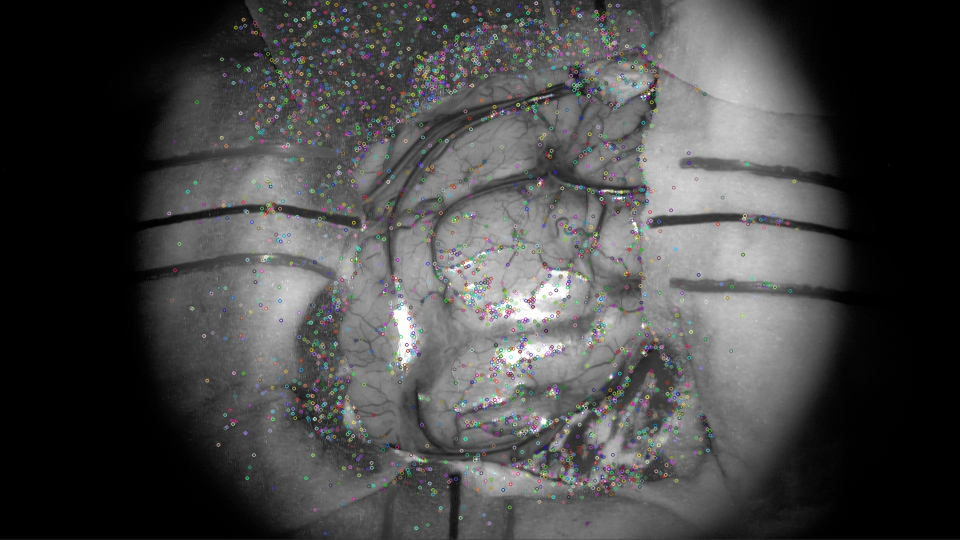
#> input picture sandbox/preprocess_extract/sift_keypoints.jpg, 1920 x 1080 px, given in place of moving.png, which was not available (shown at 1/2 size); the run also reads 1 picture not shown here
$ jupyter execute --allow-errors evaluate2.ipynb   (shell and % lines are left out)   (older library calls are emulated)   (text cells are left out)
#> lines starting #> are read from the running program, lines starting #| are printed output that depends on the picture; pictures that were not available may be replaced by others from this repository, and a replacement may not be noted
### sandbox/regist_eval/metrics.py
import cv2
import numpy as np
from skimage.metrics import (
    structural_similarity,
    peak_signal_noise_ratio,
)
from matplotlib import pyplot as plt

GMSD_FILTER = (
    np.array(
        [
            [1, 0, -1],
            [1, 0, -1],
            [1, 0, -1],
        ]
    )
    / 3
)
GMSD_T = 170
GMSD_DOWN_STEP = 2
AVG_FILTER = np.ones((2, 2)) / 4


# Gradient Magnitude Similarity Deviation (GMSD)
def gmsd(img_a, img_b, with_map=False):
    img_a = cv2.filter2D(img_a, -1, AVG_FILTER)
    img_b = cv2.filter2D(img_b, -1, AVG_FILTER)

    img_a = img_a[::GMSD_DOWN_STEP, ::GMSD_DOWN_STEP]
    img_b = img_b[::GMSD_DOWN_STEP, ::GMSD_DOWN_STEP]

    img_a_x = cv2.filter2D(img_a, -1, GMSD_FILTER)
    img_a_y = cv2.filter2D(img_a, -1, GMSD_FILTER.T)
    img_b_x = cv2.filter2D(img_b, -1, GMSD_FILTER)
    img_b_y = cv2.filter2D(img_b, -1, GMSD_FILTER.T)

    gradient_map_a = np.sqrt(img_a_x**2 + img_a_y**2)
    gradient_map_b = np.sqrt(img_b_x**2 + img_b_y**2)

    quality_map = (2 * gradient_map_a * gradient_map_b + GMSD_T) / (
        gradient_map_a**2 + gradient_map_b**2 + GMSD_T
    )

    mu = np.mean(quality_map)
    length = quality_map.shape[0] * quality_map.shape[1]
    stdev = np.sqrt(np.sum((quality_map - mu) ** 2) / (length - 1))

    if with_map:
        return stdev, quality_map
    return stdev


# Peak Signal-to-Noise Ratio (PSNR)
def psnr(img_a, img_b):
    return peak_signal_noise_ratio(img_a, img_b)


# Structural Similarity (SSIM)
def ssim(img_a, img_b):
    return structural_similarity(img_a, img_b, multichannel=True)

### sandbox/analysis/models/spectral_encoder.py
import tensorflow as tf

from keras.layers import Input, Conv2D, Concatenate
from keras.models import Model
from keras.models import Sequential


# [18 lines left out: function ssim_loss, not called in this run]


# ENCODER
# creating the First Layer
def recon_model(input_shape):
    inimg = Input(shape=input_shape)
    conv1 = Conv2D(16, kernel_size=3, strides=1, activation="relu", padding="SAME")(inimg)

    # creating the Dense Block
    DC1 = Conv2D(16, kernel_size=3, strides=1, activation="relu", padding="SAME")(conv1)

    DC2_input = Concatenate(axis=3)([conv1, DC1])
    DC2 = Conv2D(16, kernel_size=3, strides=1, activation="relu", padding="SAME")(DC2_input)

    DC3_input = Concatenate(axis=3)([conv1, DC1, DC2])
    DC3 = Conv2D(16, kernel_size=3, strides=1, activation="relu", padding="SAME")(DC3_input)
    DC4_input = Concatenate(axis=3)([conv1, DC1, DC2, DC3])

    # Decoder
    Conv2 = Conv2D(64, kernel_size=3, strides=1, activation="relu", padding="SAME")(DC4_input)
    Conv3 = Conv2D(32, kernel_size=3, strides=1, activation="relu", padding="SAME")(Conv2)
    Conv4 = Conv2D(16, kernel_size=3, strides=1, activation="relu", padding="SAME")(Conv3)
    Conv5 = Conv2D(1, kernel_size=3, strides=1, activation="relu", padding="SAME")(Conv4)

    Autoencoder = Model(inputs=inimg, outputs=Conv5)
    Autoencoder.compile(optimizer="adam", loss=ssim_loss, metrics=["accuracy"])

    return Autoencoder

### sandbox/regist_eval/loader/dataloader.py
import pandas as pd
from pathlib import Path

from loader.sample import Sample


class DataLoader:
    def __init__(self, root_dir, metadata_dir):
        self.root_dir = Path(root_dir)
        self.metadata = pd.read_hdf(metadata_dir)  # read h5 file
        self.samples = self._init_samples(self.root_dir)

    # [12 lines left out: function _init_samples, not called in this run]

### sandbox/regist_eval/reg/reg_a.py
import cv2
import numpy as np


PREPROCESSING_METHODS = {
    "eq_hist": cv2.equalizeHist,
    "clahe": cv2.createCLAHE(clipLimit=40.0, tileGridSize=(8, 8)).apply,
    "sharpen": cv2.filter2D,
}


# Feature matching params
K = 2
LOWES_RATIO = 0.75


class RegA:
    def __init__(
        self, preprocessing_methods=["eq_hist"], extraction_method="sift", matching_method="bf"
    ):
        self._init_methods(preprocessing_methods, extraction_method, matching_method)

    def _init_methods(self, preprocessing_methods, extraction_method, matching_method):
        self.preprocessing_methods = preprocessing_methods

        if extraction_method == "sift":
            self.extractor = cv2.SIFT_create()
        elif extraction_method == "surf":
            self.extractor = cv2.SURF_create()
        elif extraction_method == "orb":
            self.extractor = cv2.ORB_create()
        elif extraction_method == "akaze":
            self.extractor = cv2.AKAZE_create()
        else:
            raise ValueError("Invalid extraction method")

        if matching_method == "flann":
            FLANN_INDEX_KDTREE = 1
            TREE_SIZE = 5
            index_params = dict(algorithm=FLANN_INDEX_KDTREE, trees=TREE_SIZE)
            search_params = dict(checks=50)
            self.matcher = cv2.FlannBasedMatcher(index_params, search_params)
        elif matching_method == "bf":
            self.matcher = cv2.BFMatcher()
        else:
            raise ValueError("Invalid matching method")

    # [12 lines left out: function preprocess, not called in this run]

    def detect_keypoint(self, img):
        kp, desc = self.extractor.detectAndCompute(img, None)
        return kp, desc

    # [32 lines left out: function register, not called in this run]
        # return cv2.warpPerspective(img_a, M, (w, h)), M
        # return M, w, h

### sandbox/regist_eval/reg/reg_b.py
import cv2
import numpy as np
from PIL import Image, ImageEnhance

from zep.feature.affine_ransac import Ransac
from zep.feature.affine_transform import Affine


LOWES_RATIO = 0.8
SHARP_FILTER = np.array([[0, -1, 0], [-1, 5, -1], [0, -1, 0]])
ENHANCER = ImageEnhance.Sharpness
ENHANCE_FACTOR = 1


class RegB:
    def __init__(self, mode="sift", K=3, threshold=1):
        self.mode = mode
        self.K = K
        self.threshold = threshold

    # [85 lines left out: functions extract_SIFT, match_SIFT, affine_matrix, warp_image, enhance, register, not called in this run]
            # return M

### sandbox/regist_eval/evaluate2.ipynb
[cell 1]

import cv2
import matplotlib.pyplot as plt
import numpy as np
import pandas as pd
import random
import shutil
from keras.models import Model, Sequential
from tqdm.auto import tqdm
from IPython.display import clear_output
from pathlib import Path

from PIL import Image, ImageEnhance

from metrics import gmsd, psnr, ssim
from models.spectral_encoder import recon_model, ssim_loss
from loader.dataloader import DataLoader
from reg.reg_a import RegA
from reg.reg_b import RegB

DATA_DIR = "/Users/farhanoktavian/imperial/thesis/sandbox/dataset/raw"
METADATA_DIR = "/Users/farhanoktavian/imperial/thesis/sandbox/dataset/data.h5"

#> (a cell that did not finish here is left out)

[cell 3]
runs = []
#> (the rest of this cell did not finish here and is left out)

[cell 4]
KERNEL = np.array([[0, -1, 0], [-1, 5, -1], [0, -1, 0]])
FACTOR = 25

#> (the rest of this cell did not finish here and is left out)

[cell 5]
# save_path = "/Users/farhanoktavian/imperial/thesis/sandbox/regist_eval/dataset/registered"
save_path = "/Users/farhanoktavian/imperial/thesis/sandbox/regist_eval/dataset/registered_short"
save_path = Path(save_path)

# if save_path.exists():
#     print("Directory already exists! Deleting save path...")
#     shutil.rmtree(save_path, ignore_errors=True)

# [9 lines left out: function export_image, not called in this run]

[cell 6]
met_dict = {
    "gmsd": gmsd,
    "psnr": psnr,
    "ssim": ssim
}

df_init = {
    "sample_id": list(),
    "run_id": list(),
    "channel": list(),
    "a_gmsd": list(),
    "a_psnr": list(),
    "a_ssim": list(),
    "b_gmsd": list(),
    "b_psnr": list(),
    "b_ssim": list(),
    "a_gmsd_all": list(),
    "a_psnr_all": list(),
    "a_ssim_all": list(),
    "b_gmsd_all": list(),
    "b_psnr_all": list(),
    "b_ssim_all": list()
}

df = pd.DataFrame(df_init)


reg_a = RegA()
reg_b = RegB()

cnt = 0
#> (the rest of this cell did not finish here and is left out)

#> (a cell that did not finish here is left out)

[cell 8]
df_r = df[df["channel"] == "r"]
df_g = df[df["channel"] == "g"]
df_b = df[df["channel"] == "b"]

# gmsd
print("-- GMSD --")
print(f"Red channel:")
print(f"  Reg A: {df_r['a_gmsd'].mean():.3f}")
print(f"  Reg B: {df_r['b_gmsd'].mean():.3f}")
print(f"Green channel:")
print(f"  Reg A: {df_g['a_gmsd'].mean():.3f}")
print(f"  Reg B: {df_g['b_gmsd'].mean():.3f}")
print(f"Blue channel:")
print(f"  Reg A: {df_b['a_gmsd'].mean():.3f}")
print(f"  Reg B: {df_b['b_gmsd'].mean():.3f}")
print(f"Overall:")
print(f"  Reg A: {df['a_gmsd'].mean():.3f}")
print(f"  Reg B: {df['b_gmsd'].mean():.3f}")
print()

# psnr
print("-- PSNR --")
print(f"Red channel:")
print(f"  Reg A: {df_r['a_psnr'].mean():.3f}")
print(f"  Reg B: {df_r['b_psnr'].mean():.3f}")
print(f"Green channel:")
print(f"  Reg A: {df_g['a_psnr'].mean():.3f}")
print(f"  Reg B: {df_g['b_psnr'].mean():.3f}")
print(f"Blue channel:")
print(f"  Reg A: {df_b['a_psnr'].mean():.3f}")
print(f"  Reg B: {df_b['b_psnr'].mean():.3f}")
print(f"Overall:")
print(f"  Reg A: {df['a_psnr'].mean():.3f}")
print(f"  Reg B: {df['b_psnr'].mean():.3f}")
print()

# ssim
print("-- SSIM --")
print(f"Red channel:")
print(f"  Reg A: {df_r['a_ssim'].mean():.3f}")
print(f"  Reg B: {df_r['b_ssim'].mean():.3f}")
print(f"Green channel:")
print(f"  Reg A: {df_g['a_ssim'].mean():.3f}")
print(f"  Reg B: {df_g['b_ssim'].mean():.3f}")
print(f"Blue channel:")
print(f"  Reg A: {df_b['a_ssim'].mean():.3f}")
print(f"  Reg B: {df_b['b_ssim'].mean():.3f}")
print(f"Overall:")
print(f"  Reg A: {df['a_ssim'].mean():.3f}")
print(f"  Reg B: {df['b_ssim'].mean():.3f}")
print()

#> (a cell that did not finish here is left out)

[cell 10]
import ipywidgets as widgets
from skimage.metrics import structural_similarity

#> (the rest of this cell did not finish here and is left out)

[cell 11]
met_dict = {
    "gmsd": gmsd,
    "psnr": psnr,
    "ssim": ssim
}

paths = [
    Path("/Users/farhanoktavian/imperial/thesis/sandbox/regist_eval/images/curr/moving.png"),
    Path("/Users/farhanoktavian/imperial/thesis/sandbox/regist_eval/images/curr/test.png"),
    Path("/Users/farhanoktavian/imperial/thesis/sandbox/regist_eval/images/curr/fixed.png"),
]

imgs = []

for p in (paths):
    img_a = Image.open(p).convert("L")
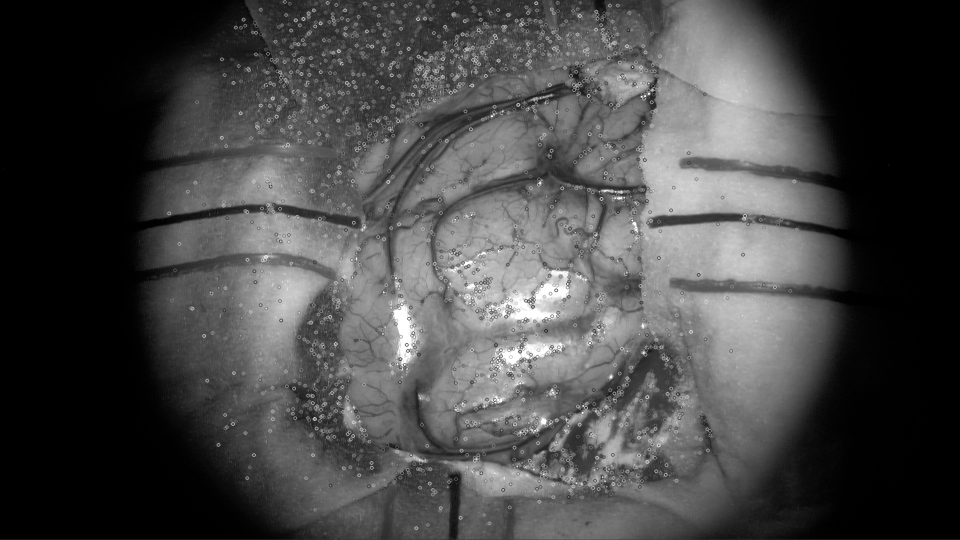
#> img_a: PIL image 1920x1080 L (shown at 1/2 size); min 0, max 255, mean 71.2
    img_a = np.asarray(img_a)
    imgs.append(img_a)

for k, f in met_dict.items():
    print(f"Metric: {k}")
    res = f(imgs[0], imgs[2])
    print(f"  Before: {res:.3f}")
    res = f(imgs[1], imgs[2])
    print(f"  After: {res:.3f}")
#> this loop made 3 passes
#|   Before: 0.141
#|   After: 0.000
#|   Before: 11.805
#|   After: inf
#|   Before: 0.511
#|   After: 1.000
#> pass 1, in gmsd, `img_b = cv2.filter2D(img_b, -1, AVG_FILTER)`:
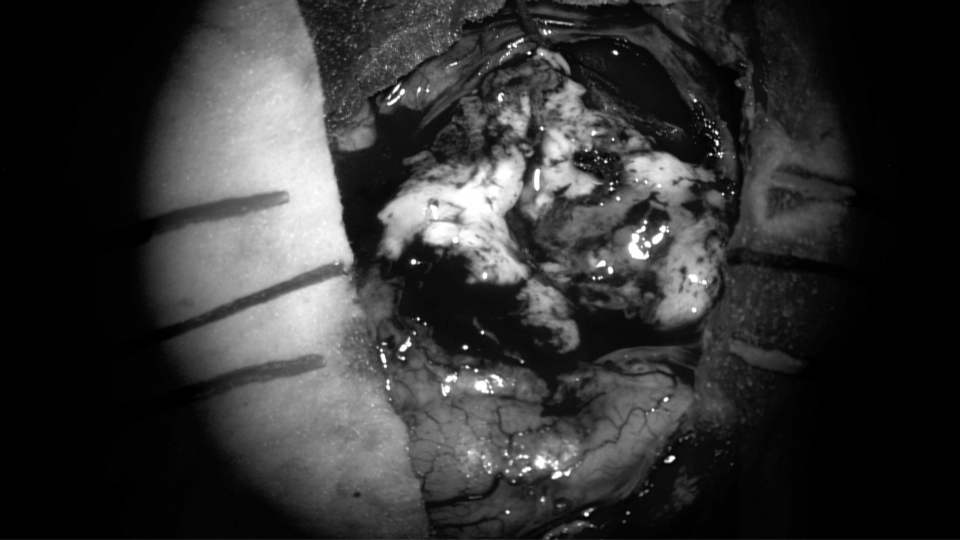
#> img_b: shape (1080, 1920) (shown at 1/2 size); min 0, max 255, mean 52.4
#> pass 1, in gmsd, `img_a = img_a[::GMSD_DOWN_STEP, ::GMSD_DOWN_STEP]`:
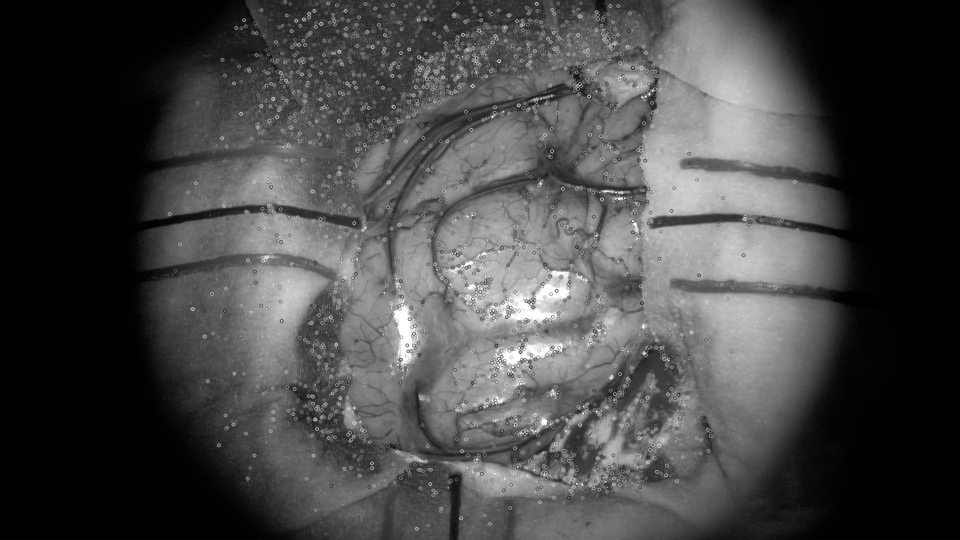
#> img_a: shape (540, 960); min 0, max 255, mean 71.2
#> pass 1, in gmsd, `img_b = img_b[::GMSD_DOWN_STEP, ::GMSD_DOWN_STEP]`:
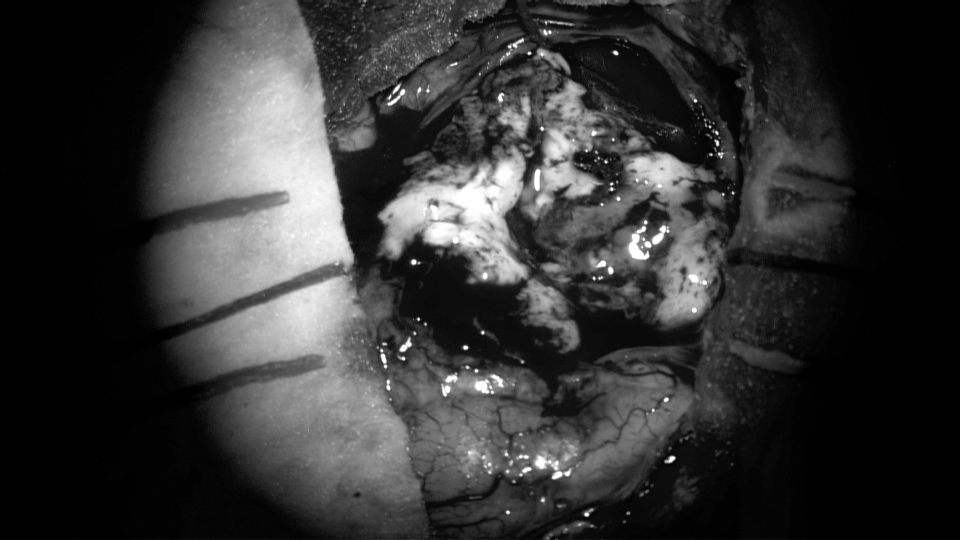
#> img_b: shape (540, 960); min 0, max 255, mean 52.4

[cell 12]
paths = [
    Path("/Users/farhanoktavian/imperial/thesis/sandbox/dataset/raw/HS017/Labelling data/Definitive segmentations/HS017 Capillary excluded/Run 01-03/Patient_3_2022-03-02_15-43-31_I.JPG"),
    Path("/Users/farhanoktavian/imperial/thesis/sandbox/regist_eval/dataset/registered_short/HS017/Run01/gray-mic.png"),
]

src_rgb = Image.open(paths[0]).convert("RGB")
src_rgb = np.asarray(src_rgb)
#> (the rest of this cell did not finish here and is left out)
